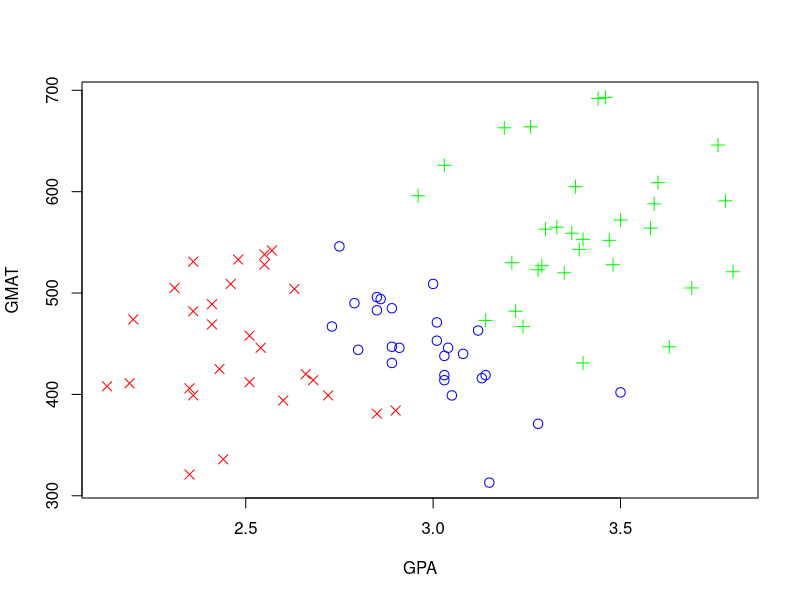
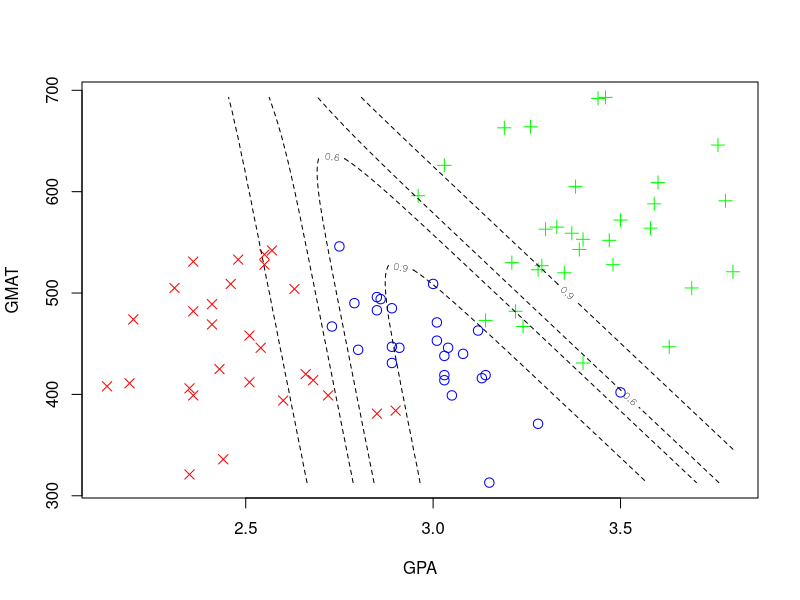

Recreate these plots in R, in order.
# Admissions data: LDA
# WJW 2014

# Get data
admiss <- read.table("T11-6.DAT", header=FALSE)
colnames(admiss) <- c("GPA", "GMAT", "y")
head(admiss)

# Plot training data
plot(GMAT ~ GPA, data = admiss, pch = c(3, 4, 21)[y], 
   cex = 1.25, col = c("green", "red", "blue")[y])

# LDA using variables GPA and GMAT
library(MASS)
admiss.lda <- lda(y ~ GPA + GMAT, data = admiss)
admiss.lda

# Compute estimated probabilities on a grid of GPA and GMAT
GPA.range <- range(admiss$GPA)
GMAT.range <- range(admiss$GMAT)
x <- expand.grid(GPA = seq(GPA.range[1], GPA.range[2], length = 101),
     GMAT = seq(GMAT.range[1], GMAT.range[2], length = 101))
z <- predict(admiss.lda, newdata = x)$posterior

# 3 posterior probabilities are estimated for each point on the grid.
# We want to plot the max, so maximize over each row of z.
z <- apply(z, 1, max)

# Plot data again and add contour plot of max probability
plot(GMAT ~ GPA, data = admiss, pch = c(3, 4, 21)[y], 
   cex = 1.25, col = c("green", "red", "blue")[y])
z <- matrix(z, nrow = 101, ncol = 101, byrow = F)
# Contour plot of max estimated probability
contour(x = unique(x[, 1]), y = unique(x[, 2]), z, 
   levels = c(0.6, 0.9), lty = 2, add = T)




